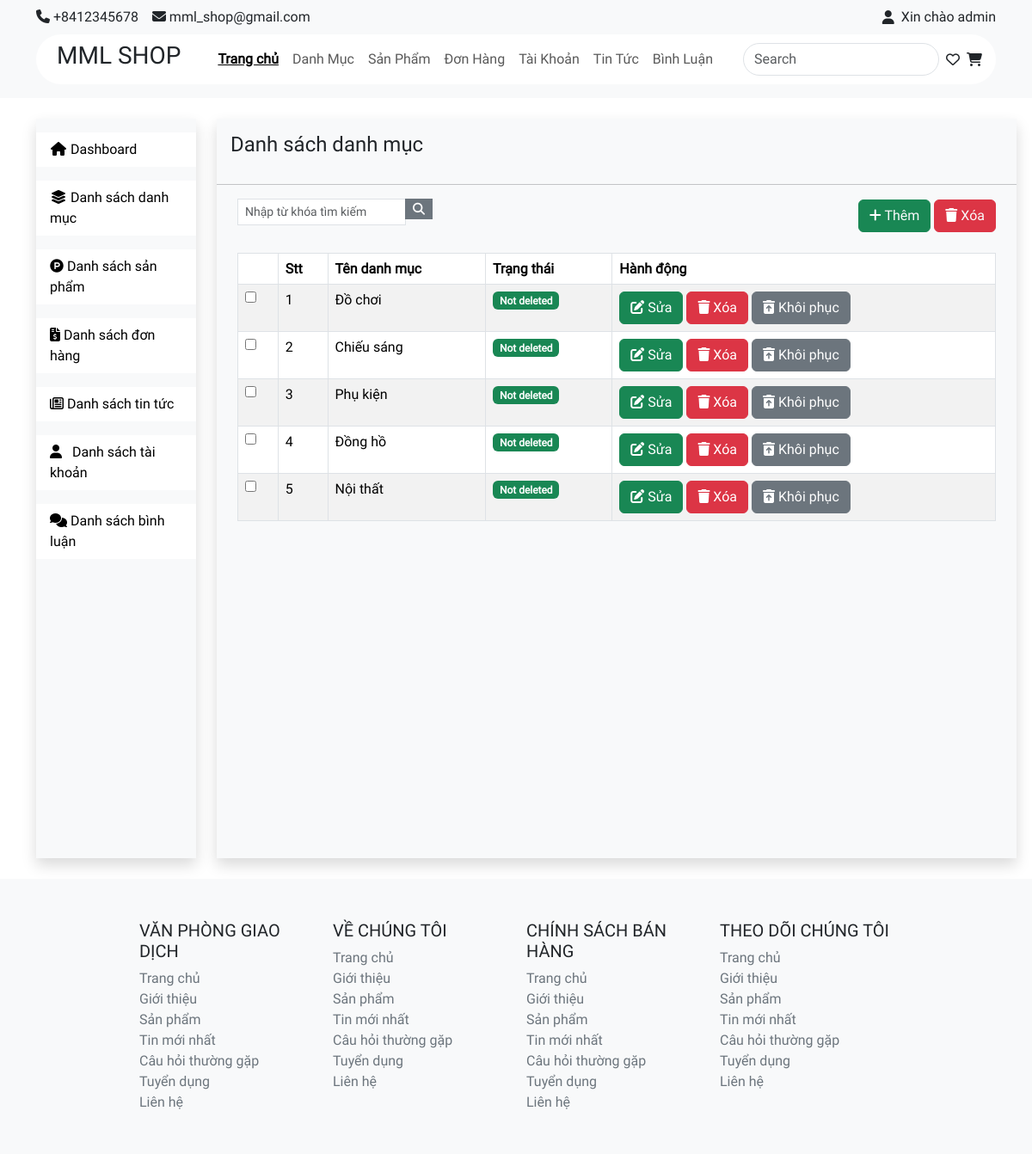
Page /admin/index.php?act=restore-category&id=1 on the earlier database version.
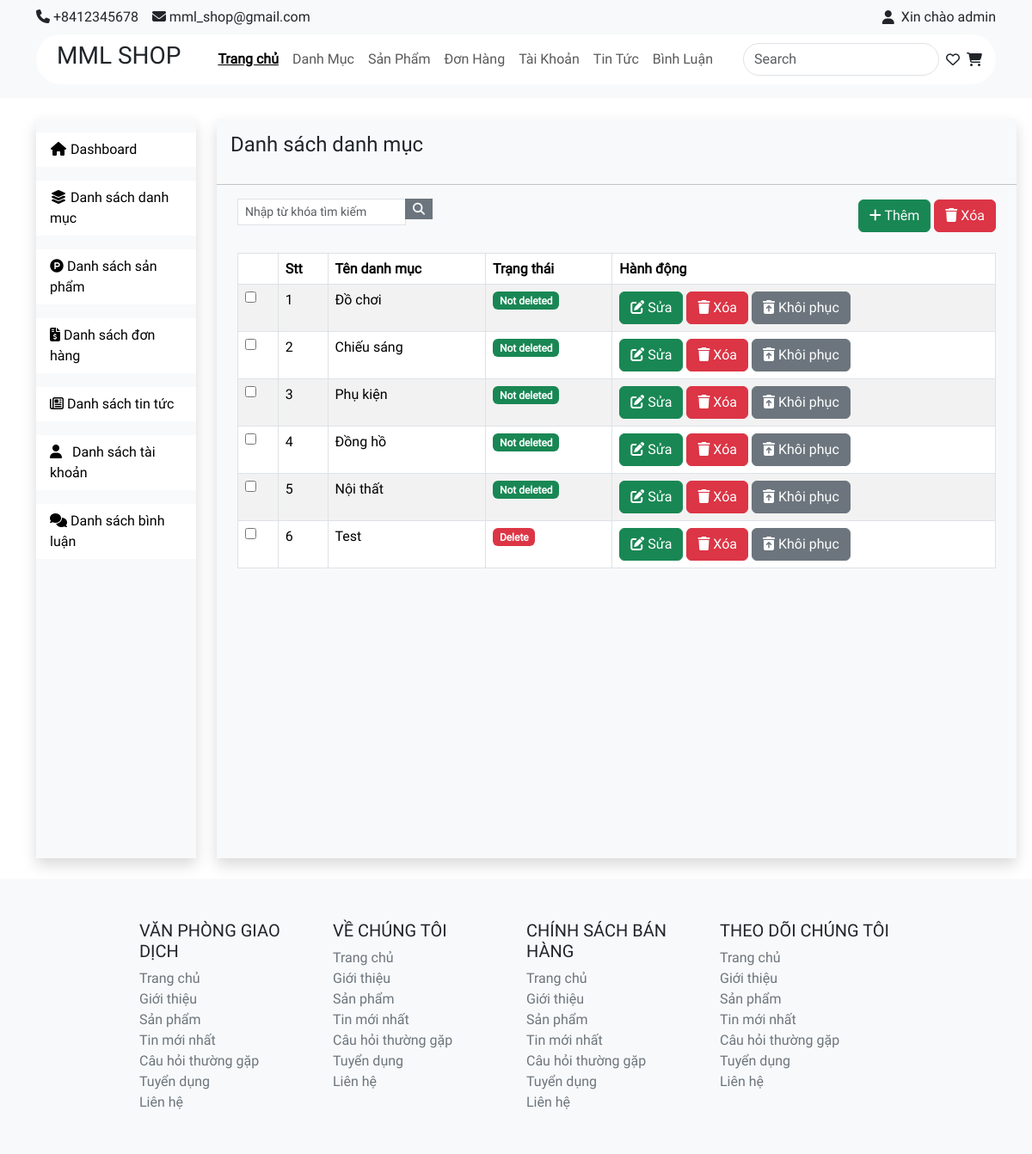
Same page on the later database version.
### tables this page shows
CREATE TABLE `category` (
  `cate_id` int NOT NULL,
  `cate_name` varchar(255) NOT NULL,
  `cate_status` tinyint NOT NULL DEFAULT '1' COMMENT '1: Tồn tại\r\n0: Không tồn tại'
);

### admin/controller/categoryController.php (called while the page is built, shortened)
<?php
class CategoryController {
    public $categoryQuery;
    public function __construct() {
        $this -> categoryQuery = new CategoryQuery();
    }
            ?>
            <?php
    public function restore() {
        if (isset($_GET['id'])) {
           $cate_id = $_GET['id'];
           $cate_one = $this->categoryQuery->show_one_cate($cate_id);
        }
            ?>
            <?php
        $dsCate = $this->categoryQuery->all();
        include "view/category/list.php";
    }
}
?>

### admin/index.php (called while the page is built, shortened)
<?php
  include "../common/function.php";
include "controller/categoryController.php";
include "model/categoryQuery.php";
$act = $_GET['act'] ?? "";
match ($act) {
    '' => (new CategoryController()) -> list(),
    'list-product' => (new ProductController()) -> list(),
    'create-product' => (new ProductController()) -> create(),
    'read-one-product' => (new ProductController()) -> readOneProduct(),
    'update-status-product' => (new ProductController()) -> updateStatusProduct(),
    'view-product-detail' => (new ProductController()) -> listProductDetail(),
    'create-product-detail' => (new ProductController()) -> createProductDetail(),
    'update-product-detail' => (new ProductController()) -> readOneProductDetail(),
    'update-status-product-detail' => (new ProductController()) -> updateStatusProductDetail(),
    'list-category' => (new CategoryController()) -> list(),
    'create-category' => (new CategoryController()) -> create(),
    'update-category' => (new CategoryController()) -> update(),
    'delete-category' => (new CategoryController()) -> delete(),
    'restore-category' => (new CategoryController()) -> restore(),
    'list-news' => (new NewsController()) -> list(),
    'create-news' => (new NewsController()) -> create(),
    'update-news' => (new NewsController()) -> update(),
    'delete-news' => (new NewsController()) -> deleteNews(),
  };
?>

### common/function.php (called while the page is built, shortened)
<?php
    function connectDB() {
        $host = DB_HOST;
        $port  = DB_PORT;
        $dbname = DB_NAME;
        try {
            $conn = new PDO ("mysql:host=$host;port=$port;dbname=$dbname",DB_USER,DB_PASS);
            return $conn;
        } catch (\Throwable $th) {
            echo "Lỗi";
        }
    }
    function convertToObjectCategory($row) {
        $category = new Category();
        $category -> cate_id = $row['cate_id'];
        $category -> cate_name = $row['cate_name'];
        $category -> cate_status = $row['cate_status'];
        return $category;
    }
?>

### admin/model/categoryQuery.php (called while the page is built, shortened)
<?php
class CategoryQuery {
    public $pdo;
    public function __construct() {
        $this->pdo = connectDB();
    }
    public function __destruct() {
        $this -> pdo = null;
    }
    public function all() {
        try {
            $sql = "select * from category";
            $data = $this->pdo->query($sql)->fetchAll();
            $dsCate = [];
            foreach ($data as $row) {
                $dsCate[] = convertToObjectCategory($row);
            }
            return $dsCate;
        } catch (Exception $e) {
            echo "Lỗi: ".$e ->getMessage();
            echo "<hr>";
        }
    }
    public function show_one_cate($cate_id) {
        try {
            $sql = "select * from category where cate_id = $cate_id";
            $data = $this->pdo->query($sql)->fetch();
            return $data;
        } catch (Exception $e) {
            echo "Lỗi: ".$e ->getMessage();
            echo "<hr>";
        }
    }
}
?>

### admin/view/category/list.php (the view, shortened to what the changed rows need)
<!DOCTYPE html>
<html lang="en">
<head>
    <link href="https://cdn.jsdelivr.net/npm/bootstrap@5.3.3/dist/css/bootstrap.min.css" rel="stylesheet">
    <link rel="stylesheet" href="../giaodien/style.css">
</head>
<body>
    <main class="d-flex container">
        <div class="shadow bg-light pb-5 mt-4 ms-4 mb-4 col-md-10">
            <div class="pt-4 ms-4 me-4">
                <table class="table table-striped table-hover table-bordered">
                    <thead>
                        <tr>
                            <th></th>
                            <th scope="col">Stt</th>
                            <th scope="col">Tên danh mục</th>
                            <th scope="col">Trạng thái</th>
                            <th scope="col">Hành động</th>
                        </tr>
                    </thead>
                    <tbody>
                        <?php
                        foreach ($dsCate as $key => $cate) {
                        ?>
                            <tr>
                                <td>
                                    <input type="checkbox">
                                </td>
                                <td scope="row"><?= $cate->cate_id?></td>
                                <td>
                                    <div style="white-space: nowrap; overflow: hidden; text-overflow: ellipsis; width: 100px;">
                                    <?= $cate->cate_name?>
                                    </div>
                                </td>
                                <td>
                                    <?php
                                    if ($cate->cate_status == 1) {
                                        ?>
                                            <span class="badge bg-success ">Not deleted</span>
                                        <?php
                                    } else {
                                        ?>
                                         <span class="badge bg-danger"> Delete</span>
                                        <?php
                                    }
                                    ?>
                                </td>
                                <td>
                                    <button class="btn btn-success ">
                                        <a href="?act=update-category&id=<?= $cate->cate_id?>" class="text-white">
                                            <i class="fa-solid fa-pen-to-square"></i> Sửa
                                        </a>
                                    </button>
                                    <button class="btn btn-danger">
                                        <a onclick=" return confirm('Bạn có muốn chuyển trạng thái danh mục không?')" href="?act=delete-category&id=<?= $cate->cate_id?>" class="text-white">
                                            <i class="fa-solid fa-trash"></i> Xóa
                                        </a>
                                    </button>
                                    <button class="btn btn-secondary">
                                        <a href="?act=restore-category&id=<?= $cate->cate_id?>" class="text-white">
                                        <i class="fa-solid fa-trash-can-arrow-up"></i> Khôi phục
                                        </a>
                                    </button>
                                </td>
                            </tr>
                        <?php
                        }
                        ?>
                    </tbody>
                </table>
            </div>
        </div>
    </main>
</body>
</html>

Differences in the rows shown:
added category: cate_id "6", cate_name "Test", cate_status "Delete"
